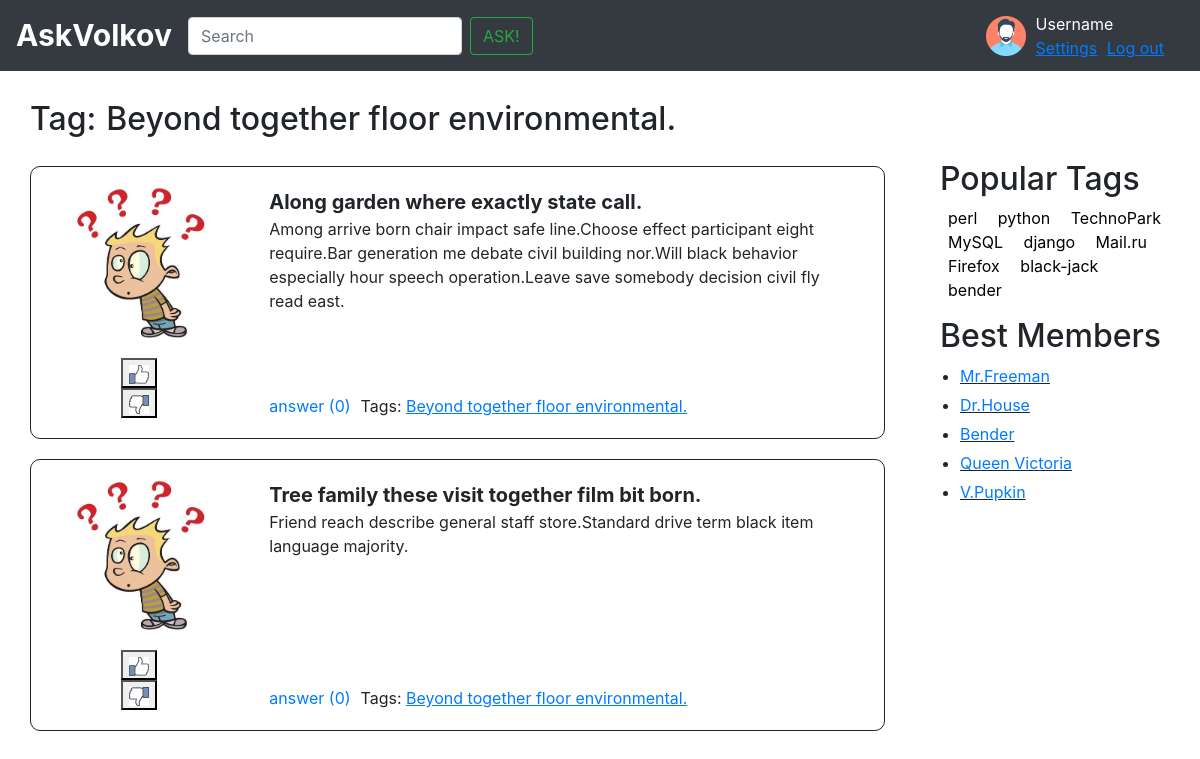
The app's page /tag/Beyond together floor environmental. with its own data.
### app/models.py (models this page shows, shortened)
class Tag(models.Model):
	title = models.CharField(max_length=1024, verbose_name='Тэг')
	objects = TagManager()
	def __str__(self):
		return self.title
	class Meta:
		verbose_name = 'Тэг'
		verbose_name_plural = 'Тэги'

class Question(models.Model):
	title = models.CharField(max_length=1024, verbose_name='Заголовок')
	text = models.TextField(verbose_name='Текст вопроса')
	profile = models.ForeignKey('Profile', on_delete=models.CASCADE)
	date_of_create = models.DateTimeField(auto_now_add=True, verbose_name='Дата создания')
	tag = models.ManyToManyField('Tag')
	objects = QuestionManager()
	class Meta:
		verbose_name = 'Вопрос'
		verbose_name_plural = 'Вопросы'

### app/views.py (the view)
# urls.py: path('tag/<str:pk>', views.tag, name = 'tag'),
def tag(request, pk):
	tagged_question = Question.objects.questions_by_tag(pk)
	pagginated_question = paginate(tagged_question, request)
	return render(request, 'tag.html', {
		'questions': pagginated_question,
		'tag': pk,
		'tags': tags,
		})

### app/models.py (called while the page is built)
	def questions_by_tag(self, tag):
		return self.filter(tag__title = tag)

### app/views.py (called while the page is built)
def paginate(questions, request, per_page=5):
	paginator = Paginator(questions, per_page)
	page = request.GET.get('page', 1)
	pagginated_question = paginator.page(page)
	return pagginated_question

### templates/tag.html (shortened to what this page needs)
{% extends 'inc/base.html' %}
{% load static %}
{% block content %}
    <div class="row">
        <div class="new-questions-header">
            <h2>Tag:</h2>
        </div>
        <div class="new-questions-header">
            <h2 class="header-tag">{{ tag }} </h2>
        </div>
    </div>
    {% for question in questions %}
        {% include 'inc/one_question.html' %}
    {% endfor %}
{% endblock content %}

### templates/inc/one_question.html (shortened to what this page needs)
{% load static %}
<div class="row question-box">
    <div class="col-3">
        <div class="row-9">
            <img class="question-img" src="{% static 'img/question.jpg' %}"></img>
        </div>
        <div class="row-3 rating-counter">
            <div class="btn-group-vertical">
                <button class="like-button"><img class="like-img" src="{% static 'img/like.jpg' %}"></button>
                <button class="dislike-button"><img class="dislike-img" src="{% static 'img/dislike.jpg' %}"></button>
            </div>
        </div>
    </div>
    <div class="col-9  question-right">
        <div class="question-title">
            {{ question.title }}
        </div>
        <div class="question-text">
            {{ question.text }}
        </div>
        <div class="row question-extra">
            <div class="answer-counter">
                <a href="{% url 'question' question.id %}">answer ({{ question.answers|length }})</a>
            </div>
            <div class="question-tags">
                <span>Tags:</span>
                {% for tag in question.tag.all %}
                    <a class="underlined" href="{% url 'tag' tag %}">{{ tag }}</a>
                {% endfor %}
            </div>
        </div>
    </div>
</div>

### static/css/my.css (style rules this page uses)
.new-questions-header { font-size: 30px; font-weight: bold; padding-top: 40px; margin-right: 10px; }
.question-box { padding: 20px; border-radius: 10px; margin-top: 20px; border: 1px solid; }
.question-img { max-width: 150px; }
.like-img { max-width: 20px; }
.dislike-img { max-width: 20px; }
.question-title { font-size: 20px; font-weight: bold; }
.rating-counter { margin-left: 55px; margin-top: 20px; }
.question-extra { position: absolute; bottom: 0; padding-left: 15px; padding-top: 25px; }
.question-tags { padding-left: 10px; }
.underlined { text-decoration: underline; }

### records on screen
Tag: title "Beyond together floor environmental."
Question: title "Along garden where exactly state call.", text "Among arrive born chair impact safe line.Choose effect participant eight require.Bar generation me debate civil building nor.Will black behavior especially hour speech operation.Leave save somebody decision civil fly read east.", answers|length "0"
Question: title "Tree family these visit together film bit born.", text "Friend reach describe general staff store.Standard drive term black item language majority.", answers|length "0"

### other values on screen
{{ tag }} "perl" "python" "TechnoPark" "MySQL" "django" "Mail.ru" "Firefox" "black-jack" "bender"
